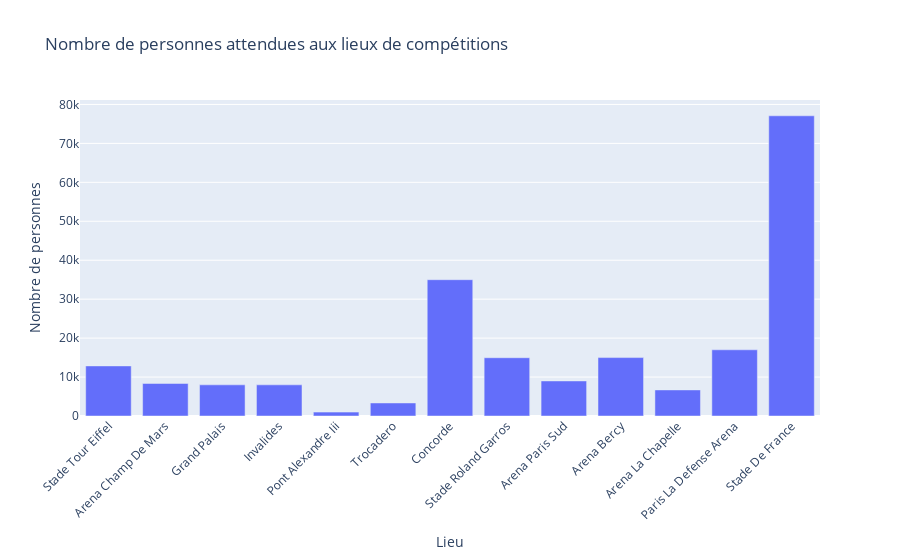

The notebook cell saved with this chart:
### Markdown cell above
Stat descriptive à partir de Informations lieux des compétitions

### Code cell
# Suppression des tirets et mise en majuscule du début de chaque mot dans la colonne "Lieu"
formatted_lieux = df['Lieu'].apply(lambda x: x.replace('-', ' ').title())

# Création du diagramme à barres interactif avec Plotly en utilisant les nouvelles étiquettes
fig = go.Figure(data=[
    go.Bar(x=formatted_lieux, y=df["Nombre de personnes à l'événément"])
])

# Mise à jour du titre et des étiquettes
fig.update_layout(
    title="Nombre de personnes attendues aux lieux de compétitions",
    xaxis=dict(title='Lieu'),
    yaxis=dict(title="Nombre de personnes"),
    xaxis_tickangle=-45  # Rotation des étiquettes x pour une meilleure lisibilité
)

# Affichage du graphique
fig.show()

### Figure 1 — Plotly figure (JSON) as saved in the notebook; plotly's stock layout.template omitted (floating-point values rounded to 4 significant figures)
{"data": [{"type": "bar", "x": ["Stade Tour Eiffel", "Arena Champ De Mars", "Grand Palais", "Invalides", "Pont Alexandre Iii", "Trocadero", "Concorde", "Stade Roland Garros", "Arena Paris Sud", "Arena Bercy", "Arena La Chapelle", "Paris La Defense Arena", "Stade De France"], "y": [12860, 8356, 8000, 8000, 1000, 3349, 35000, 14962, 9000, 15000, 6700, 17000, 77083]}], "layout": {"title": {"text": "Nombre de personnes attendues aux lieux de compétitions"}, "xaxis": {"tickangle": -45, "title": {"text": "Lieu"}}, "yaxis": {"title": {"text": "Nombre de personnes"}}}}
